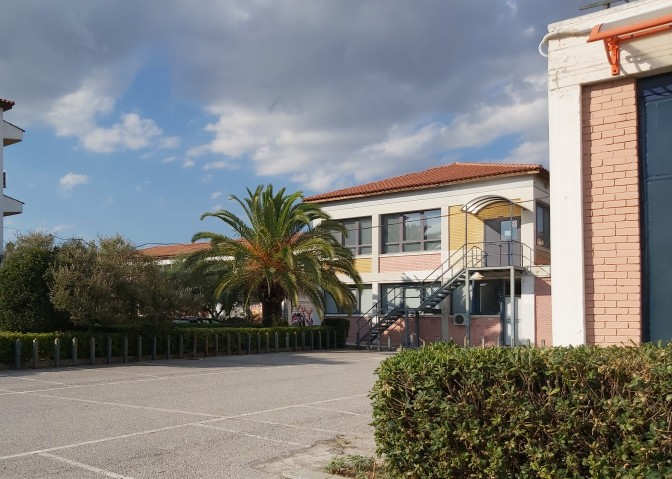
#> input picture images/good examples/palm_tree_1.jpg, 672 x 479 px, found by its file name
$ python fast_test.py
#> lines starting #> are read from the running program, lines starting #| are printed output that depends on the picture
import cv2 as cv

#open the images for the /images/set_1 folder using opencv
img1 = cv.imread('images/pada_images/palm_tree_1.jpg')
#> img1 is the input picture: shape (479, 672, 3); mean B, G, R 124.5, 126.7, 127.3
# img2 = cv.imread('images/set_1/right.jpg')


#convert the images to grayscale
gray1 = cv.cvtColor(img1, cv.COLOR_BGR2GRAY)
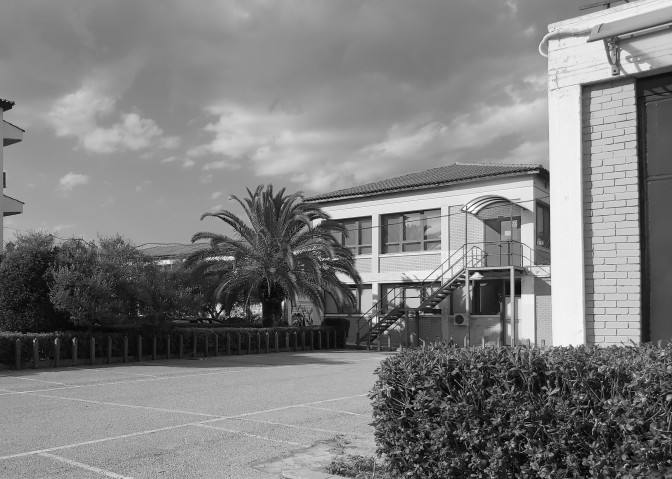
#> gray1: shape (479, 672); min 1, max 254, mean 126.6
# gray2 = cv.cvtColor(img2, cv.COLOR_BGR2GRAY)


#create FAST detector
fast = cv.FastFeatureDetector_create(threshold=80)
#find 200 and draw the keypoints
kp1 = fast.detect(gray1, 50)
#> kp1 = 205 keypoints; strongest (x, y, size): (370, 216, 7), (371, 285, 7), (218, 310, 7), (140, 315, 7)


img1 = cv.drawKeypoints(img1, kp1, None, flags=cv.DRAW_MATCHES_FLAGS_DRAW_RICH_KEYPOINTS)
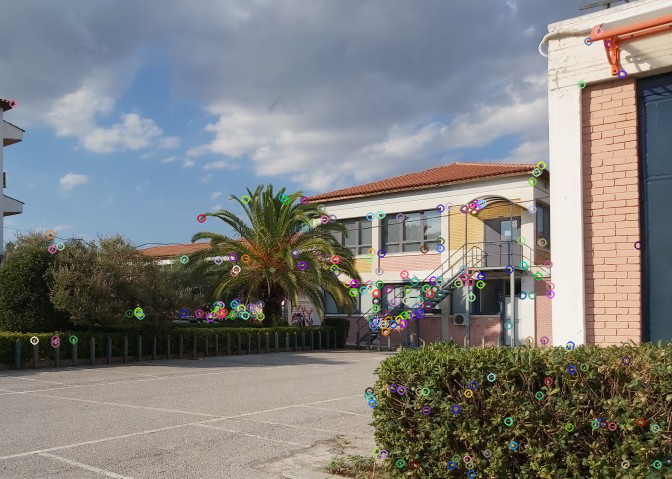
#> img1: shape (479, 672, 3); mean B, G, R 125.2, 127.1, 127.7
#create orb detector
orb = cv.ORB_create(nfeatures = 10,patchSize=10)


#display the images
cv.imshow('img1', img1)
cv.waitKey()
cv.destroyAllWindows()

#save the image
cv.imwrite('fast_true.png',img1)

$ run again, with images/set_1/right.jpg copied over images/good examples/palm_tree_1.jpg
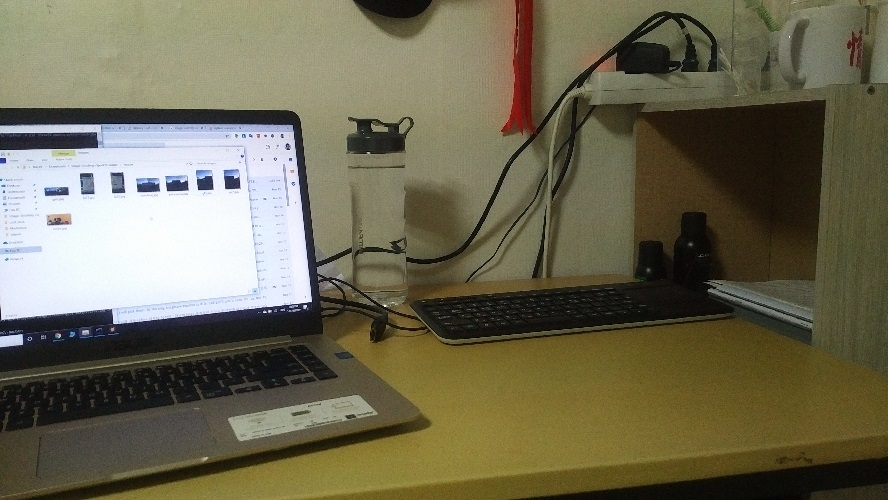
#> input picture images/set_1/right.jpg, 888 x 500 px, found by its file name
#> img1 is the input picture: shape (500, 888, 3); mean B, G, R 82.3, 105.2, 109.8
#> `gray1 = cv.cvtColor(img1, cv.COLOR_BGR2GRAY)`:
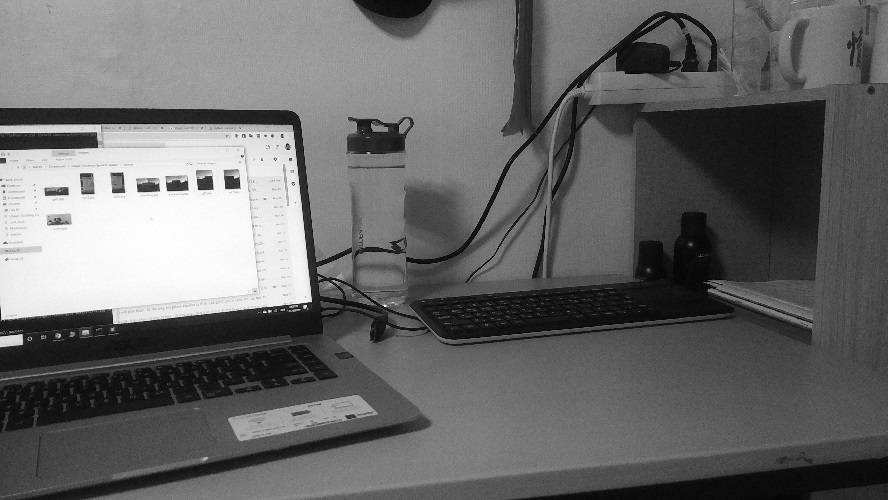
#> gray1: shape (500, 888); min 0, max 254, mean 104
#> kp1 = 76 keypoints; strongest (x, y, size): (269, 311, 7), (182, 181, 7), (239, 187, 7), (288, 144, 7)

$ run again, with images/good examples/palm_tree_2.jpg copied over images/good examples/palm_tree_1.jpg
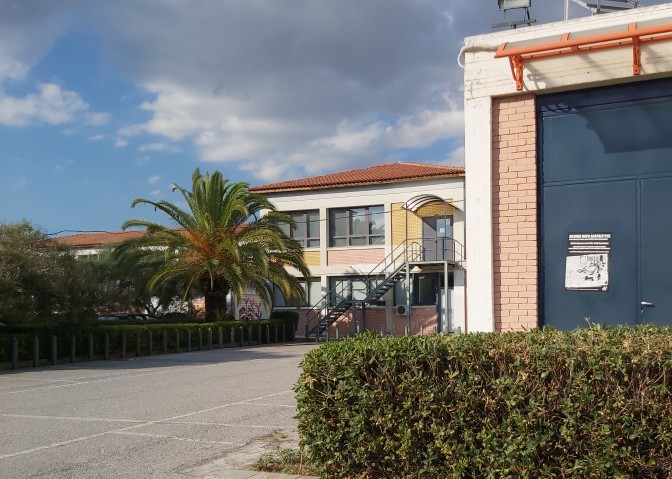
#> input picture images/good examples/palm_tree_2.jpg, 672 x 479 px, found by its file name
#> img1 is the input picture: shape (479, 672, 3); mean B, G, R 115.8, 117.6, 116.8
#> `gray1 = cv.cvtColor(img1, cv.COLOR_BGR2GRAY)`:
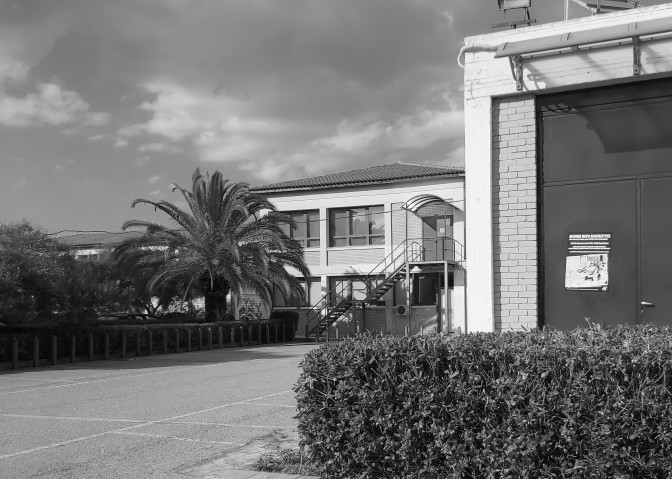
#> gray1: shape (479, 672); min 1, max 254, mean 117.2
#> kp1 = 259 keypoints; strongest (x, y, size): (383, 205, 7), (443, 264, 7), (570, 248, 7), (642, 302, 7)
#> `img1 = cv.drawKeypoints(img1, kp1, None, flags=cv.DRAW_MATCHES_FLAGS_D..`:
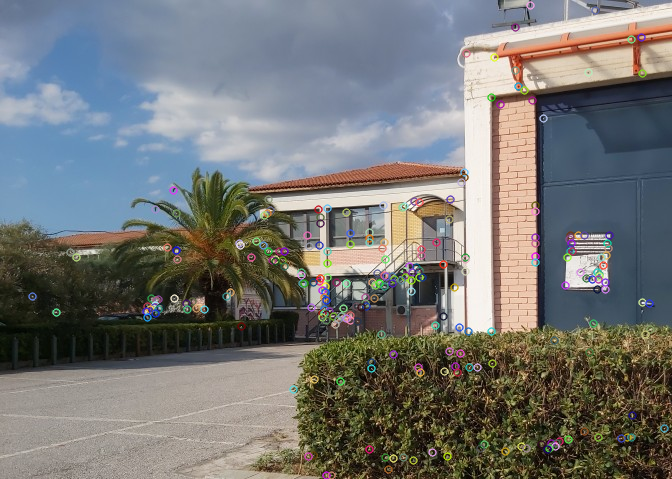
#> img1: shape (479, 672, 3); mean B, G, R 116.7, 118.1, 117.3

$ run again, with images/good examples/hospital_1.jpg copied over images/good examples/palm_tree_1.jpg
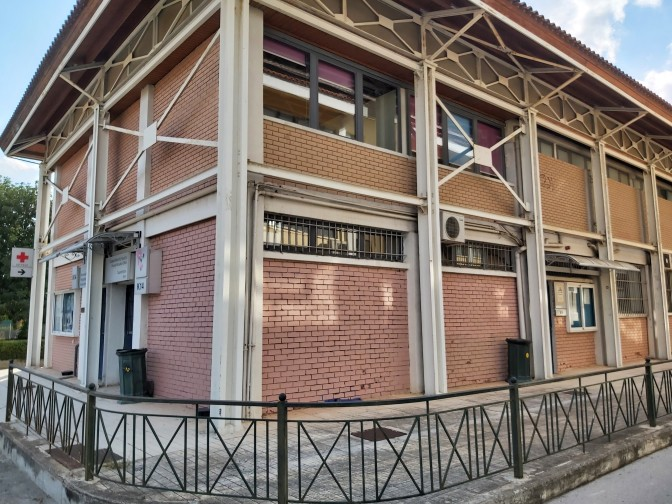
#> input picture images/good examples/hospital_1.jpg, 672 x 504 px, found by its file name
#> img1 is the input picture: shape (504, 672, 3); mean B, G, R 110.1, 117.7, 128.5
#> `gray1 = cv.cvtColor(img1, cv.COLOR_BGR2GRAY)`:
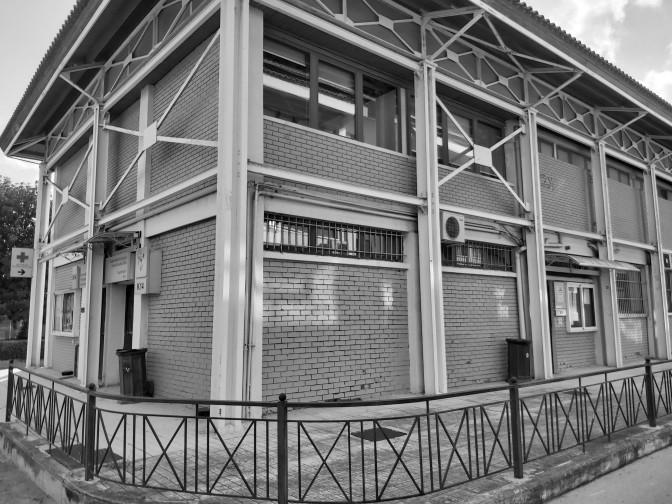
#> gray1: shape (504, 672); min 0, max 255, mean 120.1
#> kp1 = 230 keypoints; strongest (x, y, size): (29, 225, 7), (133, 348, 7), (48, 241, 7), (13, 212, 7)
#> `img1 = cv.drawKeypoints(img1, kp1, None, flags=cv.DRAW_MATCHES_FLAGS_D..`:
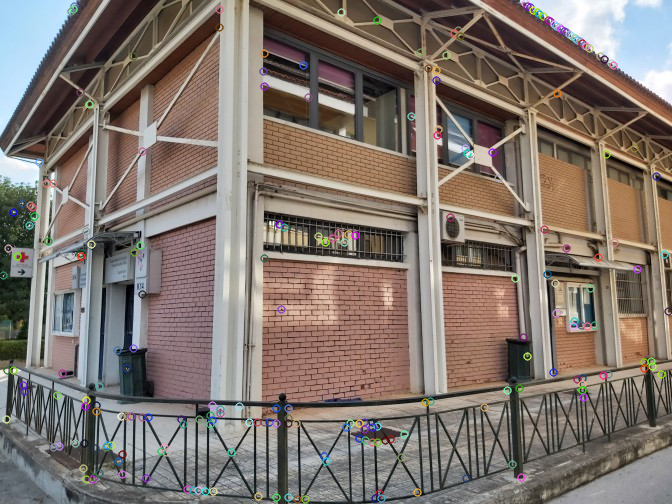
#> img1: shape (504, 672, 3); mean B, G, R 110.7, 118, 128.8
